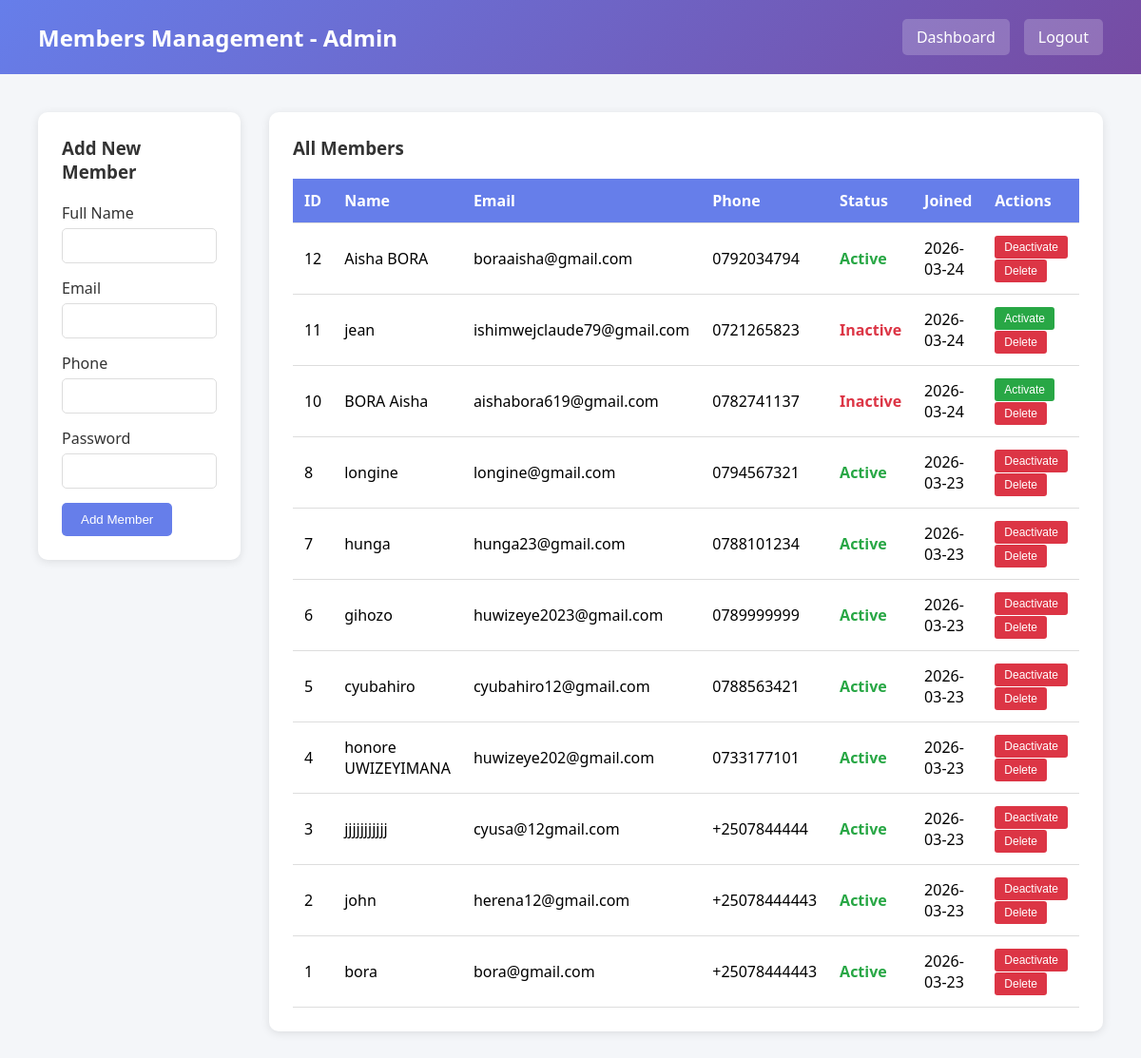
Screenshot of /admin_members.php (signed in) with the database file from the repository.
### tables this page shows
CREATE TABLE `members` (
  `member_id` int(11) NOT NULL,
  `name` varchar(100) NOT NULL,
  `email` varchar(100) NOT NULL,
  `phone` varchar(20) NOT NULL,
  `password` varchar(255) NOT NULL,
  `status` enum('active','inactive') DEFAULT 'active',
  `created_at` timestamp NOT NULL DEFAULT current_timestamp()
);

### admin_members.php (the view, shortened to what this page needs)
<?php
require_once 'config.php';
$stmt = $pdo->query("SELECT * FROM members ORDER BY member_id DESC");
$members = $stmt->fetchAll();
?>
<!DOCTYPE html>
<html lang="en">
<head>
</head>
<body>
    <div class="header">
        <h1>Members Management - Admin</h1>
        <div class="nav-links">
            <a href="admin_dashboard.php">Dashboard</a>
            <a href="logout.php">Logout</a>
        </div>
    </div>
    <div class="container">
        <div class="content-grid">
            <div class="form-card">
                <h3>Add New Member</h3>
                <form method="POST">
                    <div class="form-group">
                        <label>Full Name</label>
                        <input type="text" name="name" required>
                    </div>
                    <div class="form-group">
                        <label>Email</label>
                        <input type="email" name="email" required>
                    </div>
                    <div class="form-group">
                        <label>Phone</label>
                        <input type="text" name="phone" required>
                    </div>
                    <div class="form-group">
                        <label>Password</label>
                        <input type="password" name="password" required minlength="6">
                    </div>
                    <button type="submit" class="btn">Add Member</button>
                </form>
            </div>
            <div class="table-card">
                <h3>All Members</h3>
                <table>
                    <thead>
                        <tr>
                            <th>ID</th>
                            <th>Name</th>
                            <th>Email</th>
                            <th>Phone</th>
                            <th>Status</th>
                            <th>Joined</th>
                            <th>Actions</th>
                        </tr>
                    </thead>
                    <tbody>
                        <?php foreach ($members as $member): ?>
                        <tr>
                            <td><?php echo $member['member_id']; ?></td>
                            <td><?php echo htmlspecialchars($member['name']); ?></td>
                            <td><?php echo htmlspecialchars($member['email']); ?></td>
                            <td><?php echo htmlspecialchars($member['phone']); ?></td>
                            <td class="status-<?php echo $member['status']; ?>"><?php echo ucfirst($member['status']); ?></td>
                            <td><?php echo date('Y-m-d', strtotime($member['created_at'])); ?></td>
                            <td>
                                <form method="POST" style="display:inline;">
                                    <button type="submit" class="btn-small <?php echo $member['status'] == 'active' ? 'btn-danger' : 'btn-success'; ?>">
                                        <?php echo $member['status'] == 'active' ? 'Deactivate' : 'Activate'; ?>
                                    </button>
                                </form>
                                <form method="POST" style="display:inline;" onsubmit="return confirm('Are you sure?');">
                                    <button type="submit" class="btn-small btn-danger">Delete</button>
                                </form>
                            </td>
                        </tr>
                        <?php endforeach; ?>
                    </tbody>
                </table>
            </div>
        </div>
    </div>
</body>
</html>

### admin_members.php (style rules this page uses)
* { margin: 0; padding: 0; box-sizing: border-box; }
body { font-family: 'Segoe UI', Tahoma, Geneva, Verdana, sans-serif; background: #f4f6f9; }
.header { background: linear-gradient(135deg, #667eea 0%, #764ba2 100%); color: white; padding: 20px 40px; display: flex; justify-content: space-between; align-items: center; }
.header h1 { font-size: 24px; }
.nav-links { display: flex; gap: 15px; }
.nav-links a { color: white; text-decoration: none; padding: 8px 15px; background: rgba(255,255,255,0.2); border-radius: 5px; }
.container { padding: 40px; max-width: 1400px; margin: 0 auto; }
.content-grid { display: grid; grid-template-columns: 1fr 2fr; gap: 30px; }
.form-card { background: white; padding: 25px; border-radius: 10px; box-shadow: 0 2px 10px rgba(0,0,0,0.1); height: fit-content; }
.form-card h3 { margin-bottom: 20px; color: #333; }
.form-group { margin-bottom: 15px; }
.form-group label { display: block; margin-bottom: 5px; color: #333; font-weight: 500; }
.form-group input { width: 100%; padding: 10px; border: 1px solid #ddd; border-radius: 5px; }
.btn { padding: 10px 20px; background: #667eea; color: white; border: none; border-radius: 5px; cursor: pointer; }
.table-card { background: white; padding: 25px; border-radius: 10px; box-shadow: 0 2px 10px rgba(0,0,0,0.1); }
.table-card h3 { margin-bottom: 20px; color: #333; }
table { width: 100%; border-collapse: collapse; }
th, td { padding: 12px; text-align: left; border-bottom: 1px solid #ddd; }
th { background: #667eea; color: white; }
.status-active { color: #28a745; font-weight: bold; }
.status-inactive { color: #dc3545; font-weight: bold; }
.btn-small { padding: 5px 10px; background: #667eea; color: white; border: none; border-radius: 3px; cursor: pointer; font-size: 12px; }
.btn-danger { background: #dc3545; }
.btn-success { background: #28a745; }

### rows the page displays
members: member_id "12", name "Aisha BORA", email "boraaisha@gmail.com", phone "0792034794", status "Active", created_at "2026-03-24", shows "Deactivate"
members: member_id "11", name "jean", email "ishimwejclaude79@gmail.com", phone "0721265823", status "Inactive", created_at "2026-03-24", shows "Activate"
members: member_id "10", name "BORA Aisha", email "aishabora619@gmail.com", phone "0782741137", status "Inactive", created_at "2026-03-24", shows "Activate"
members: member_id "8", name "longine", email "longine@gmail.com", phone "0794567321", status "Active", created_at "2026-03-23", shows "Deactivate"
members: member_id "7", name "hunga", email "hunga23@gmail.com", phone "0788101234", status "Active", created_at "2026-03-23", shows "Deactivate"
members: member_id "6", name "gihozo", email "huwizeye2023@gmail.com", phone "0789999999", status "Active", created_at "2026-03-23", shows "Deactivate"
members: member_id "5", name "cyubahiro", email "cyubahiro12@gmail.com", phone "0788563421", status "Active", created_at "2026-03-23", shows "Deactivate"
members: member_id "4", name "honore UWIZEYIMANA", email "huwizeye202@gmail.com", phone "0733177101", status "Active", created_at "2026-03-23", shows "Deactivate"
members: member_id "3", name "jjjjjjjjjjj", email "cyusa@12gmail.com", phone "+2507844444", status "Active", created_at "2026-03-23", shows "Deactivate"
members: member_id "2", name "john", email "herena12@gmail.com", phone "+25078444443", status "Active", created_at "2026-03-23", shows "Deactivate"
members: member_id "1", name "bora", email "bora@gmail.com", phone "+25078444443", status "Active", created_at "2026-03-23", shows "Deactivate"
